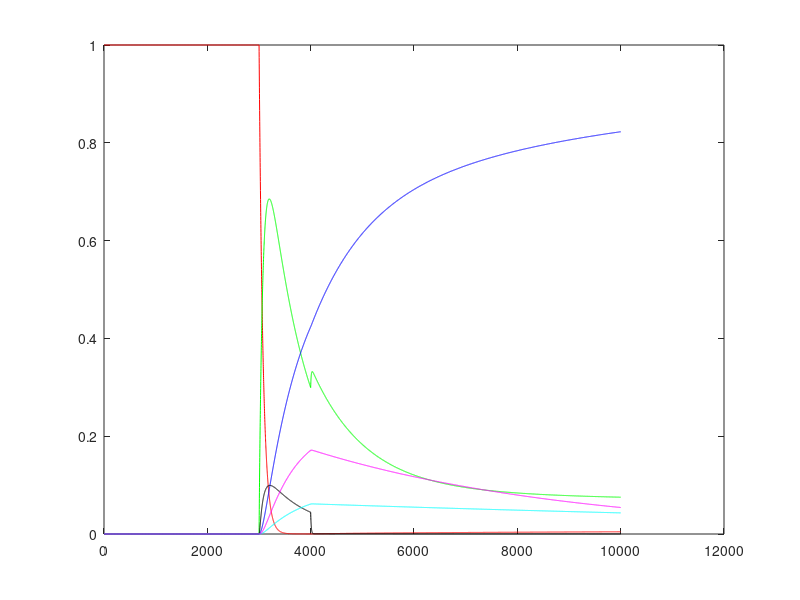

Write the MATLAB code that produced this figure.
% simulation of an AMPA state-diagram.

% state vector
% [c0 c1 d1 c2  d2 o]
% c0: closed, unbound
% c1: closed, 1 Glu bound
% c2: closed, 2 Glu bound
% d1,d2 : densitized
% o: open state
s0=[1 0 0 0 0 0]'; % initial occupancy
m=zeros(6,6);

rb	= 13e6;
ru1	= 5.9; %from Destexhe, very slow..
ru2 = 8.6e4; %from Destexhe

%ru1	= 5.9e3; %from NeuronC (roughly)
%ru2 = 8.6e3; %from NeuronC
rd	= 900;
rr 	= 64;
ro  = 2.7e3;
rc	= 200;

T=1; % transmitter concentration in M

% transition matrix in 1/s .m_ij indicates transition from j to i.
m(1,1)= -rb*T;
m(1,2)= ru1;

m(2,1) = rb*T;
m(2,2) = -ru1-rd-rb*T;
m(2,3) = rr;
m(2,4) = ru2;

m(3,2) = rd;
m(3,3) = -rr;

m(4,2) = rb*T;
m(4,4) = -ru2-rd-ro; 
m(4,5) = rr;
m(4,6) = rc;

m(5,4) = rd;
m(5,5) = -rr;

m(6,4) = ro;
m(6,6) = -rc;

dt = 1e-6; % in s

ntime=floor(10e-3/dt);
s=zeros(6,ntime); 
s(:,1)=s0;
for itime = 1:ntime
	time = dt*itime;
	
	T=0.001*((time > 0.003 && time < 0.004)+(time > 0.023 && time < 0.024));
	 % 1mM pulse of Glu between 3 and 4ms
	
	% update the transmitter dependent transitions
	m(1,1)= -rb*T;
	m(2,1) = rb*T;
	m(2,2) = -ru1-rd-rb*T;
	m(4,2) = rb*T;
	
	s(:,itime+1) = max(s(:,itime)+dt*m*s(:,itime),0);
end

colours = ['r', 'g', 'b', 'k', 'c', 'm']
hold off
for i=1:6
plot(s(i,:), colours(i));
hold on
end

	
